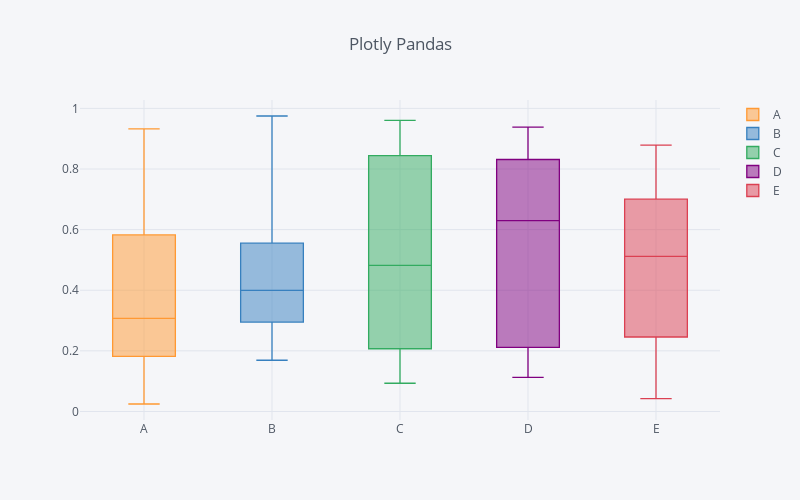

The notebook cell this image was saved under:
### Code cell
iplot(df.iplot(asFigure=True, kind='box', title='Plotly Pandas', dimensions=(800,500)), show_link=False)

### Figure 1 — Plotly figure (JSON) as saved in the notebook; plotly's stock layout.template omitted (floating-point values rounded to 4 significant figures)
{"data": [{"boxpoints": false, "line": {"width": 1.3}, "marker": {"color": "rgba(255, 153, 51, 1.0)"}, "name": "A", "type": "box", "y": [0.1818, 0.09807, 0.8833, 0.02459, 0.2912, 0.2014, 0.5825, 0.5115, 0.9322, 0.3232]}, {"boxpoints": false, "line": {"width": 1.3}, "marker": {"color": "rgba(55, 128, 191, 1.0)"}, "name": "B", "type": "box", "y": [0.2775, 0.9749, 0.9135, 0.1689, 0.295, 0.3904, 0.4091, 0.5554, 0.3109, 0.4834]}, {"boxpoints": false, "line": {"width": 1.3}, "marker": {"color": "rgba(50, 171, 96, 1.0)"}, "name": "C", "type": "box", "y": [0.2069, 0.935, 0.5, 0.7206, 0.4646, 0.8444, 0.9604, 0.2362, 0.09304, 0.143]}, {"boxpoints": false, "line": {"width": 1.3}, "marker": {"color": "rgba(128, 0, 128, 1.0)"}, "name": "D", "type": "box", "y": [0.8313, 0.5679, 0.1128, 0.8147, 0.9383, 0.8884, 0.5456, 0.6913, 0.1235, 0.2115]}, {"boxpoints": false, "line": {"width": 1.3}, "marker": {"color": "rgba(219, 64, 82, 1.0)"}, "name": "E", "type": "box", "y": [0.5354, 0.4726, 0.8172, 0.488, 0.05455, 0.7006, 0.8786, 0.2456, 0.6857, 0.0426]}], "layout": {"height": 500, "legend": {"bgcolor": "#F5F6F9", "font": {"color": "#4D5663"}}, "paper_bgcolor": "#F5F6F9", "plot_bgcolor": "#F5F6F9", "title": "Plotly Pandas", "titlefont": {"color": "#4D5663"}, "width": 800, "xaxis1": {"gridcolor": "#E1E5ED", "showgrid": true, "tickfont": {"color": "#4D5663"}, "title": "", "titlefont": {"color": "#4D5663"}, "zerolinecolor": "#E1E5ED"}, "yaxis1": {"gridcolor": "#E1E5ED", "showgrid": true, "tickfont": {"color": "#4D5663"}, "title": "", "titlefont": {"color": "#4D5663"}, "zerolinecolor": "#E1E5ED"}}}
